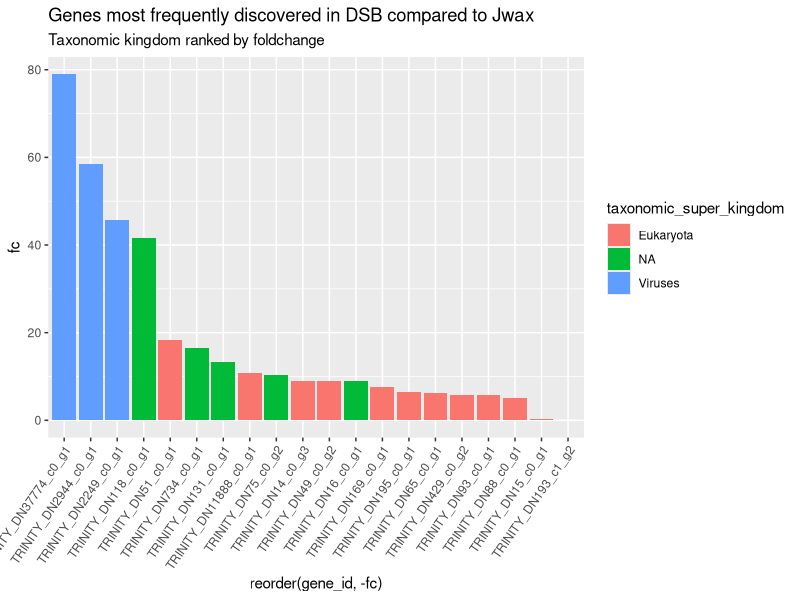
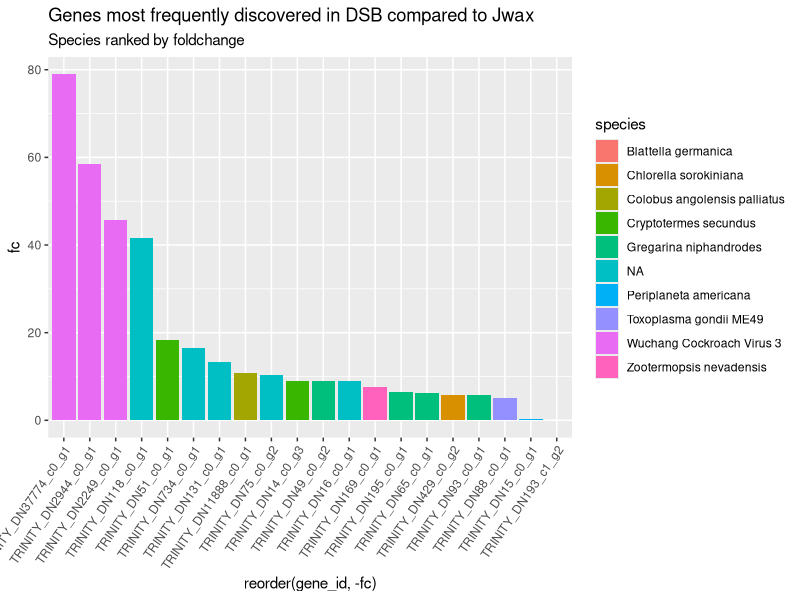

These figures' R source, in order:
## ---- chunk 1
knitr::opts_chunk$set(echo = TRUE)
## ---- chunk 2
library(readxl)
library(ggplot2)
library(dplyr)
## ---- chunk 3
denovo_DEG_3methods_DSBvsJwax <- read_excel("denovo_DEG_3methods.DSBvsJwax.xlsx")
View(denovo_DEG_3methods_DSBvsJwax)
## ---- chunk 4
# ggplot
ggplot(denovo_DEG_3methods_DSBvsJwax[1:20,], aes(x = reorder(gene_id, -fc), y = fc, fill = taxonomic_super_kingdom)) + 
  geom_col(stat = "identity")+
  theme(axis.text.x=element_text(angle = 55, hjust=1))+
  ggtitle(paste("Genes most frequently discovered in DSB compared to Jwax"), subtitle = "Taxonomic kingdom ranked by foldchange")

ggplot(denovo_DEG_3methods_DSBvsJwax[1:20,], aes(x = reorder(gene_id, -fc), y = fc, fill = species)) + 
  geom_col(stat = "identity")+
  theme(axis.text.x=element_text(angle = 55, hjust=1))+
  ggtitle(paste("Genes most frequently discovered in DSB compared to Jwax"), subtitle = "Species ranked by foldchange")
## ---- chunk 5

